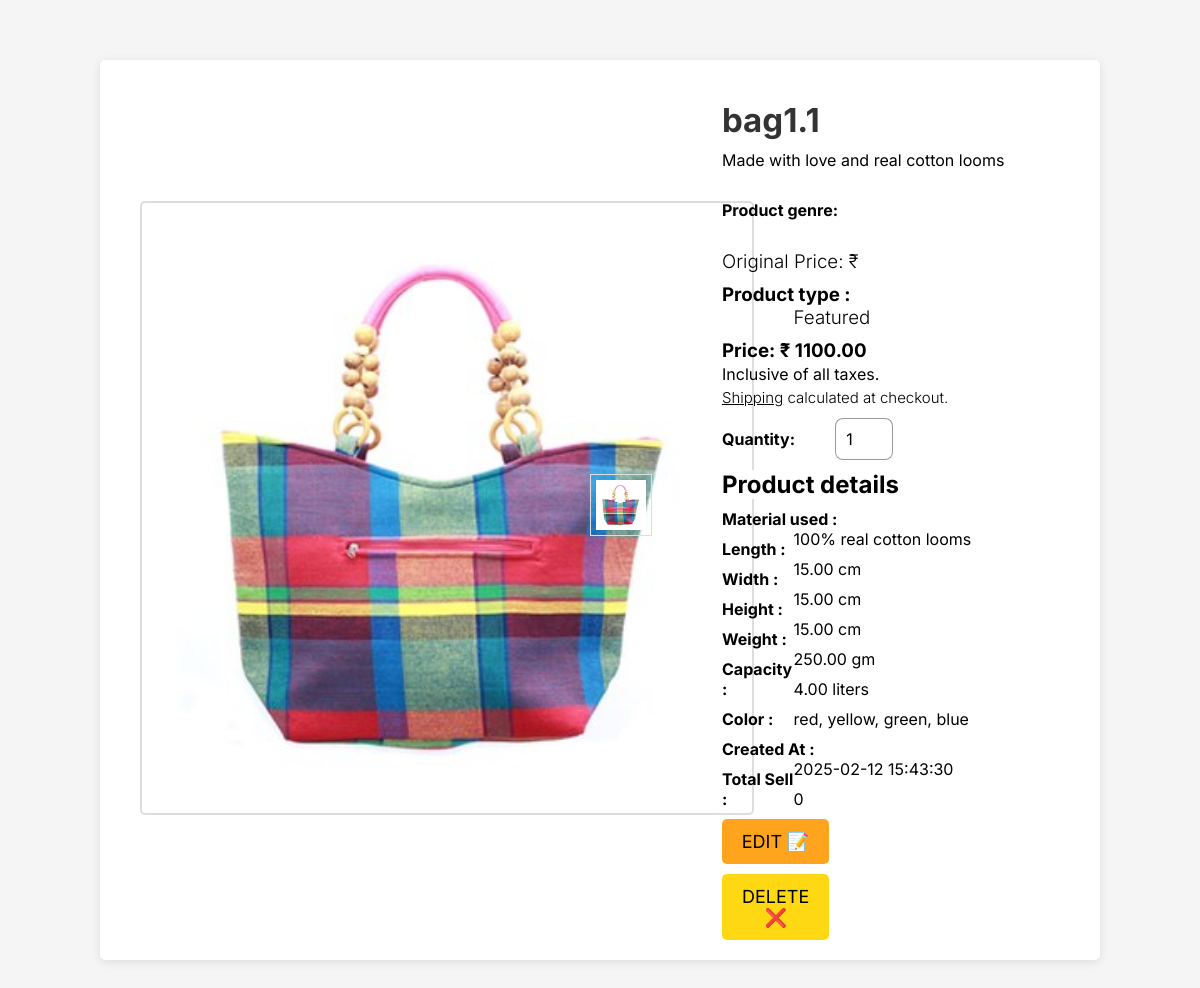
Page /admin_products.php?id=1 on the committed database.
### tables this page shows
CREATE TABLE `products` (
  `product_id` int(11) NOT NULL,
  `product_name` varchar(50) NOT NULL,
  `product_type` varchar(25) NOT NULL,
  `product_desc` varchar(255) DEFAULT NULL,
  `product_material` varchar(255) DEFAULT NULL,
  `product_L` decimal(7,2) DEFAULT NULL,
  `product_W` decimal(7,2) DEFAULT NULL,
  `product_H` decimal(7,2) DEFAULT NULL,
  `product_weight` decimal(7,2) DEFAULT NULL,
  `product_capacity` decimal(7,2) DEFAULT NULL,
  `product_color` varchar(25) DEFAULT NULL,
  `product_price` decimal(8,2) DEFAULT NULL,
  `product_image` blob DEFAULT NULL,
  `created_at` datetime DEFAULT current_timestamp(),
  `product_count` int(11) NOT NULL
);

### admin_products.php (the view, shortened to what this page needs)
<?php
$conn = mysqli_connect('localhost', 'root', '', 'narayani', 4306);
if (isset($_GET['id'])) {
    $product_id = $_GET['id'];
    $query = "SELECT * FROM products WHERE product_id = $product_id";
    $result = mysqli_query($conn, $query);
    if (mysqli_num_rows($result) > 0) {
        $row = mysqli_fetch_assoc($result);
    } else {
        echo "<h2>Product not found</h2>";
        exit;
    }
}else{
    echo "<h2>Invalid request</h2>";
    exit;
}
if (isset($_GET['id'])) {
    $product_id = $_GET['id'];
    $query = "SELECT * FROM products WHERE product_id = $product_id";
    $result = mysqli_query($conn, $query);
    if (mysqli_num_rows($result) > 0) {
        $row = mysqli_fetch_assoc($result);
    } else {
        echo "<h2>Product not found</h2>";
        exit;
    }
} else {
    echo "<h2>Invalid request</h2>";
    exit;
}
?>
<!DOCTYPE html>
<html lang="en">
<head>
    <link rel="stylesheet" href="admin_products.css">
    <link rel="stylesheet" href="https://cdnjs.cloudflare.com/ajax/libs/font-awesome/6.7.2/css/all.min.css" />
</head>
<body>
<div class="container">
    <div class="product">
        <div class="product-image">
            <img id="mainImage" src="<?php echo $row['product_image']; ?>"
                 alt="<?php echo $row['product_name']; ?>">
        </div>
        <div class="additional-images" id="thumbnails">
            <img src="<?php echo $row['product_image']; ?>"
                 class="extra-image"
                 onclick="changeImage(this)">
        </div>
        <div class="product-details">
            <h1><?php echo $row['product_name']; ?></h1>
            <p><?php echo $row['product_desc']; ?></p><br>
            <p><b>Product genre: </b> <span class="details"><?php echo $row['genre']; ?></span></p><br>
            <h3 style="font-weight: 300;">Original Price: ₹ <s><?php echo $row['ori_price']; ?></s><br>
            <p><b>Product type :</b> <span class="details"><?php echo $row['product_type']; ?></span></p><br>
            <h3><b>Price: ₹ <?php echo $row['product_price']; ?></b><br>
                <span>Inclusive of all taxes.</span><br>
                <span class="ship"><a href="shipping.php"><u>Shipping</u></a> calculated at checkout.</span>
            </h3>
            <label for="quantity"><b>Quantity:</b> </label>
            <input type="number" value="1" id="quantity">
            <h2>Product details</h2>
            <p><b>Material used :</b> <span class="details"><?php echo $row['product_material']; ?></span></p>
            <p><b>Length :</b> <span class="details"><?php echo $row['product_L'] . " cm"; ?></span></p>
            <p><b>Width :</b> <span class="details"><?php echo $row['product_W'] . " cm"; ?></span></p>
            <p><b>Height :</b> <span class="details"><?php echo $row['product_H'] . " cm"; ?></span></p>
            <p><b>Weight :</b> <span class="details"><?php echo $row['product_weight'] . " gm"; ?></span></p>
            <p><b>Capacity :</b> <span class="details"><?php echo $row['product_capacity'] . " liters"; ?></span></p>
            <p><b>Color :</b> <span class="details"><?php echo $row['product_color']; ?></span></p>
            <p><b>Created At :</b> <span class="details"><?php echo $row['created_at']; ?></span></p>
            <p><b>Total Sell :</b> <span class="details"><?php echo $row['product_count']; ?></span></p>
            <a href="admin_edit.php?id=<?php echo $row['product_id']; ?>"><button class="buy-now">EDIT 📝</button></a>
            <form method="POST" action="">
                <button type="submit" class="add-to-cart" name="deleteProduct"
                        onclick="return confirm('Are you sure you want to delete this product?');">
                    DELETE ❌
                </button>
            </form>
        </div>
    </div>
</div>
</body>
</html>

### admin_products.css (style rules this page uses)
* { font-family: "Inter", serif; }
body { font-family: Arial, sans-serif; background-color: #f5f5f5; margin: 0; padding: 0; }
h3 > span { font-weight: 400; font-size: 16px; }
span > a { text-decoration: none; color: black; }
.container { width: 80%; margin: 50px auto; background: white; padding: 20px; border-radius: 5px; box-shadow: 0px 2px 10px rgba(0, 0, 0, 0.1); margin-top: 10px; }
.product { display: flex; flex-wrap: wrap; gap: 20px; }
.product-image { width: 50%; }
.product-image img { width: 100%; max-width: 600px; border-radius: 5px; }
.product-details { flex: 1; width: 50%; }
.product-details, label, input, h1, h2, h3, p { margin-top: 10px; }
.product-details, .details { float: right; width: 80%; }
.ship { font-weight: 300; font-size: 15px; }
#quantity { padding: 10px; font-size: 1rem; max-width: 10%; outline: none; margin-left: 10%; border: 1px solid rgba(0, 0, 0, 0.397); border-radius: 8px; }
h1 { font-size: 33px; color: #333; }
button { width: 30%; padding: 12px; margin-top: 10px; border: none; cursor: pointer; font-size: 18px; border-radius: 5px; }
.buy-now { background: #FFA41C; color: rgb(0, 0, 0); }
.add-to-cart { background: #FFD814; color: black; }
* { margin: 0; padding: 0; font-family: "Inter", serif; }
body { background-color: #f5f5f5; }
input { padding: 20px 10px; outline: none; font-size: 20px; }
h2 { background-color: white; }
form { background-color: white; }
.product { display: flex; flex-direction: row; align-items: center; margin-left: 20px; }
.product-image img { width: 800px; height: auto; border: 2px solid #ddd; padding: 5px; border-radius: 5px; }
.additional-images { display: flex; flex-direction: column; margin-left: 20px; }
.additional-images img { width: 50px; height: 50px; margin-bottom: 10px; border: 1px solid #ddd; padding: 5px; cursor: pointer; transition: transform 0.2s ease-in-out; }
.product-details { margin-left: 50px; }
.extra-image, .additional-images { float: left; margin-left: -20px; }
.container { margin-top: 5%; }

### rows in the picture
products: product_image (picture), product_name "bag1.1", product_desc "Made with love and real cotton looms", product_type "Featured", product_price "1100.00", product_material "100% real cotton looms", product_L "15.00", product_W "15.00", product_H "15.00", product_weight "250.00", product_capacity "4.00", product_color "red, yellow, green, blue", created_at "2025-02-12 15:43:30", product_count "0"
